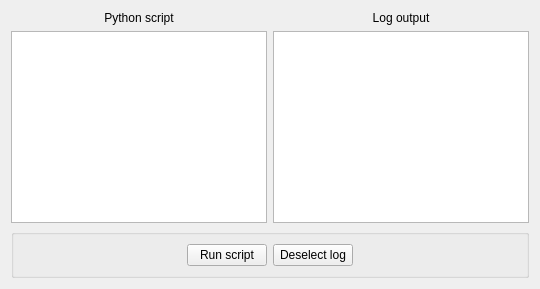
          <widget class="QWidget" name="tab_6">
           <attribute name="title">
            <string>Logs</string>
           </attribute>
           <layout class="QVBoxLayout" name="verticalLayout_8">
            <item>
             <layout class="QHBoxLayout" name="horizontalLayout_14">
              <item>
               <layout class="QVBoxLayout" name="verticalLayout_2">
                <item>
                 <widget class="QLabel" name="label_24">
                  <property name="text">
                   <string>Python script</string>
                  </property>
                  <property name="alignment">
                   <set>Qt::AlignCenter</set>
                  </property>
                 </widget>
                </item>
                <item>
                 <widget class="ScriptEditor" name="plainTextEdit">
                  <property name="lineWrapMode">
                   <enum>QPlainTextEdit::NoWrap</enum>
                  </property>
                 </widget>
                </item>
               </layout>
              </item>
              <item>
               <layout class="QVBoxLayout" name="verticalLayout_11">
                <item>
                 <widget class="QLabel" name="label_25">
                  <property name="text">
                   <string>Log output</string>
                  </property>
                  <property name="alignment">
                   <set>Qt::AlignCenter</set>
                  </property>
                 </widget>
                </item>
                <item>
                 <widget class="LogList" name="listWidget">
                  <property name="verticalScrollMode">
                   <enum>QAbstractItemView::ScrollPerPixel</enum>
                  </property>
                  <property name="horizontalScrollMode">
                   <enum>QAbstractItemView::ScrollPerPixel</enum>
                  </property>
                 </widget>
                </item>
               </layout>
              </item>
             </layout>
            </item>
            <item>
             <widget class="QGroupBox" name="groupBox_18">
              <layout class="QVBoxLayout" name="verticalLayout_24">
               <item>
                <layout class="QHBoxLayout" name="horizontalLayout_2">
                 <item>
                  <spacer name="horizontalSpacer_6">
                   <property name="orientation">
                    <enum>Qt::Horizontal</enum>
                   </property>
                   <property name="sizeHint" stdset="0">
                    <size>
                     <width>40</width>
                     <height>20</height>
                    </size>
                   </property>
                  </spacer>
                 </item>
                 <item>
                  <widget class="QPushButton" name="pushButton">
                   <property name="text">
                    <string>Run script</string>
                   </property>
                  </widget>
                 </item>
                 <item>
                  <widget class="QPushButton" name="pushButton_6">
                   <property name="text">
                    <string>Deselect log</string>
                   </property>
                  </widget>
                 </item>
                 <item>
                  <spacer name="horizontalSpacer_7">
                   <property name="orientation">
                    <enum>Qt::Horizontal</enum>
                   </property>
                   <property name="sizeHint" stdset="0">
                    <size>
                     <width>40</width>
                     <height>20</height>
                    </size>
                   </property>
                  </spacer>
                 </item>
                </layout>
               </item>
              </layout>
             </widget>
            </item>
           </layout>
          </widget>
